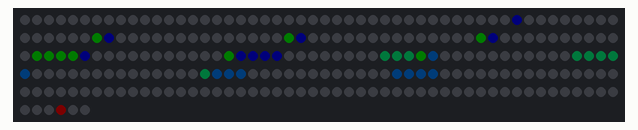
Simulated run of this sketch. Board: ESP32. On the bench: 256 RGB LEDs in strip order, left to right, continuing on the next row. Dim RGB values are drawn brighter than linear; random numbers use the default seed unless the sketch sets one; what the sketch prints to the serial monitor is not drawn.

Above: at 38.5 s.

The sketch:

SnakeAstar.ino
```cpp
#include <Adafruit_NeoPixel.h>
#include "include\snake.h"
#include "include\pathfinding.h"

#define PIN 14
#define BRIGHTNESS 3

Adafruit_NeoPixel strip = Adafruit_NeoPixel(SNAKE_MAX_SIZE, PIN, NEO_GRB + NEO_KHZ800);
Snake snake;
Direction direction = { 1, 0 };
Path path;

#ifdef CONFIG_IDF_TARGET_ESP32S3
  Path emptyPath;
  Snake virtualSnake;
  SemaphoreHandle_t pathReady;

  void pathfindTask(void *) {
    findPath(&snake, &path);
    xSemaphoreGive(pathReady);
    vTaskDelete(nullptr);
  }

  void triggerPathfind() {
    xTaskCreatePinnedToCore(
      pathfindTask, "pf",
      16384,
      nullptr, 2,
      nullptr, 0);
  }

#endif


void updateScreen(Snake *snake);

void setup() {
  Serial.begin(115200);
#ifdef CONFIG_IDF_TARGET_ESP32S3
  pathReady = xSemaphoreCreateBinary();
  initSnake(&virtualSnake);
  emptyPath.sizePath = 0;
  triggerPathfind();
#endif
  initSnake(&snake);

  strip.setBrightness(BRIGHTNESS);
  strip.begin();
  strip.clear();
  strip.show();
}

void loop() {
  if (snake.dead) {
    Serial.print("Dead:");
    Serial.println(snake.score);
    delay(50);
    return;
  }

#ifdef CONFIG_IDF_TARGET_ESP32S3
  xSemaphoreTake(pathReady, portMAX_DELAY);
  const int pathLen = path.sizePath;

  if (pathLen == 0) {
    triggerPathfind();
    return;
  }

  static Direction localPath[SNAKE_MAX_SIZE];
  memcpy(localPath, path.arrPos, pathLen * sizeof(Direction));

  vSnake(&snake, &emptyPath, &virtualSnake);
  for (int i = 0; i < pathLen; i++) {
    run(&snake, localPath[i]);
    if (snake.dead) return;
  }

  triggerPathfind();

  for (int i = 0; i < pathLen; i++) {
    run(&virtualSnake, localPath[i]);
    if (i == pathLen - 1) {
      virtualSnake.foodPosition.x = snake.foodPosition.x;
      virtualSnake.foodPosition.y = snake.foodPosition.y;
    }
    updateScreen(&virtualSnake);
    if (virtualSnake.dead) break;
    delay(100);
  }
#else
  findPath(&snake, &path);
  for (int i = 0; i < path.sizePath; i++) {
    run(&snake, path.arrPos[i]);
    updateScreen(&snake);
    if (snake.dead) break;
    delay(100);
  }
#endif
  Serial.print("Score:");
  Serial.println(snake.score);
}


void updateScreen(Snake *snake ) {
  strip.clear();
  int index;
  float coef;
  int r = 0;
  int g = 0;
  int b = 0;


  for (int i = 0; i < snake->snakeSize; i++) {
    index = snake->snakePosition[i].x * snake->length + snake ->snakePosition[i].y;
    coef = (float)(snake ->snakeSize - 1 - i) / ((float)snake ->snakeSize - 1);
    g = (int)(255 * coef);
    b = 255 - g;
    strip.setPixelColor(index, r, g, b);
  }

  if (snake->foodOnBoard) {
    index = snake->foodPosition.x * snake->length + snake ->foodPosition.y;
    strip.setPixelColor(index, 255, 0, 0);
  }
  strip.show();
}
```

astar.h
```cpp
#ifndef DEF_ASTAR
#define DEF_ASTAR
#include "utils.h"
#include "snake.h"

#ifdef __cplusplus
extern "C" {
#endif

typedef struct Snake Snake;

void astar(Snake *snake, Path *path, int tail, int move, int nodePoolSize, int closedListSize);
int manhattanDistance(Pos a, Pos b);
void getPos(Snake *snake, Node *node, Pos outputPos[], int *outputPosSize, int move);

#ifdef __cplusplus
}
#endif

#endif
```

debugLogging.h
```cpp
#ifndef DEF_DEBUG
#define DEF_DEBUG

void print(const char *msg);
void printInt(int var);

#endif
```

hashTable.h
```cpp
#ifndef DEF_HASHTABLE
#define DEF_HASHTABLE
#define HT_MAX_SIZE 2003

#include "utils.h"

#ifdef __cplusplus
extern "C" {
#endif

typedef struct HTNode HTNode;
struct HTNode {
    Node *key;
    int value;
    struct HTNode *next;
};

int hashFunction(Node *key);
int compareNode(Node *nodeA, Node *nodeB);
void add(HTNode* table[], Node *key, HTNode pool[], int *poolSize, int value);
int retrieve(HTNode *table[], Node *key);

#ifdef __cplusplus
}
#endif

#endif
```

minHeap.h
```cpp
// source : https://www.geeksforgeeks.org/c/c-program-to-implement-min-heap/

#ifndef DEF_MINHEAP
#define DEF_MINHEAP
#include "utils.h"

#ifdef __cplusplus
extern "C" {
#endif

typedef struct NodeInfo NodeInfo;
struct NodeInfo{
    Node *node;
    int fCost;
};

typedef struct Heap Heap;
struct Heap {
    NodeInfo arr[LIST_MAX_SIZE];
    int size;
    int capacity;
};

void createHeap(Heap *h, Node *startNode);
void insert(Heap* h, Node *node);
Node* extractMin(Heap* h);
void insertHelper(Heap* h, int index);
void heapify(Heap* h, int index);
void removeNode(Heap* h, int index);

#ifdef __cplusplus
}
#endif

#endif
```

pathfinding.h
```cpp
#ifndef DEF_PATHFINDING
#define DEF_PATHFINDING
#include "astar.h"
#include "snake.h"
#include "utils.h"

#ifdef __cplusplus
extern "C" {
#endif

void longestPath(Snake *snake, Path *path);
void findPath(Snake *snake, Path *path);
void oneWay(Snake* snake, Path* path);

#ifdef __cplusplus
}
#endif

#endif
```

snake.h
```cpp
#ifndef DEF_SNAKE
#define DEF_SNAKE
#include "utils.h"

#ifdef __cplusplus
extern "C" {
#endif

typedef struct Path Path;

typedef struct Snake Snake;
struct Snake{
    int dead;
    int score;
    int foodOnBoard;
    int length;
    int width;

    int snakeSize;

    Direction direction;
    Direction oldDirection;
    Pos snakePosition[SNAKE_MAX_SIZE];

    Pos snakeHead;
    Pos foodPosition;
};

void run(Snake *snake, Direction direction);

void initSnake(Snake *snake);
void setFood(Snake *snake);
void newHead(Snake *snake);
void changeSide(Snake *snake);
void move(Snake *snake);
int isDead(Snake *snake);
int directionOpposite(Direction a, Direction b);
int isIn(Pos position, Pos tableau[], int size);
void vSnake(Snake *snake, Path *path, Snake *virtualSnake);

#ifdef __cplusplus
}
#endif

#endif
```

utils.h
```cpp
#ifndef DEF_UTILS
#define DEF_UTILS

#include <stdint.h>

#define LIST_MAX_SIZE 10000
#define SNAKE_LENGTH 16
#define SNAKE_WIDTH 16

#define SNAKE_MAX_SIZE SNAKE_LENGTH*SNAKE_WIDTH

#ifdef __cplusplus
extern "C" {
#endif

typedef struct Pos Pos;
struct Pos{
    int8_t x;
    int8_t y;
};

typedef struct Direction Direction;
struct Direction{
    int8_t x;
    int8_t y;
};

extern Direction directions[4];

typedef struct Path Path;
struct Path{
    Direction arrPos[SNAKE_MAX_SIZE*2];
    uint16_t sizePath;
};

typedef struct Node Node;
struct Node{
    Pos pos;
    Direction direction;
    Node *parent;
    uint16_t snakeSize;
    uint16_t gCost;
    uint16_t hCost;
    uint16_t fCost;
};

#ifdef __cplusplus
}
#endif

#endif
```

astar.c
```cpp
#include <stdlib.h>
#include <string.h>
#include "include\astar.h"
#include "include\snake.h"
#include "include\minHeap.h"
#include "include\hashTable.h"
#include "include\utils.h"
#include "include\debugLogging.h"

/**
 * Return the manhattan distance of 2 position in a 2D space
 * https://www.geeksforgeeks.org/data-science/manhattan-distance/
 * @param {Pos} a - first position
 * @param {Pos} b - second position
 * @return {int} - the manhattan distance of the 2 position
 */
int manhattanDistance(Pos a, Pos b){
    return abs(b.x - a.x) + abs(b.y - a.y);
}

void getPos(Snake *snake, Node *node, Pos outputPos[], int *outputPosSize, int move){
    Node *currentNode = node;
    static Path path;
    path.sizePath = 0;
    while(currentNode->parent != NULL){
        // remonter les node precedent et mettre leur direction dans la liste
        path.sizePath++;
        path.arrPos[path.sizePath-1] = currentNode->direction;
        currentNode = currentNode->parent;
    }
    // inverser l'ordre de la liste pour etre dans le bon sens
    int startIndex = 0;
    int endIndex = path.sizePath-1;
    while (startIndex < endIndex){
        Direction temp = path.arrPos[startIndex];
        path.arrPos[startIndex] = path.arrPos[endIndex];
        path.arrPos[endIndex] = temp;
        startIndex++;
        endIndex--;
    }

    memcpy(outputPos, snake->snakePosition, snake->snakeSize * sizeof(Pos));

    *outputPosSize = snake->snakeSize;

    for (int i = 0; i < path.sizePath; i++){
        if (*outputPosSize >= SNAKE_MAX_SIZE){
            move = 1;
        }
        if (move == 0){
            (*outputPosSize)++;
        }
        Pos newPos;
        newPos.x = outputPos[0].x + path.arrPos[i].x;
        newPos.y = outputPos[0].y + path.arrPos[i].y;
        for (int j = *outputPosSize - 1; j > 0; j--){
            outputPos[j] = outputPos[j - 1];
        }
        outputPos[0] = newPos;
    }

}

// Pre allouer tout les nodes en memoire
static Node nodePool[LIST_MAX_SIZE];
static HTNode closedListPool[HT_MAX_SIZE];

/**
 * Find a path to the food using the A* algorithm
 * https://www.geeksforgeeks.org/dsa/a-search-algorithm/
 *
 * @param {Snake} snake
 * @param {Path} path - path struct where the path founded is writed
 * @param {int} tail - set the goal at the end of the snake
 * @param {int} move - set if the snake grow or not when it move
 * @param {int} nodePoolSize - current index of the node pool
 * @param {int} closedListSize - current index of the closed list pool
 */
void astar(Snake *snake, Path *path, int tail, int move, int nodePoolSize, int closedListSize){
    // definir la taille maximum du path : 2 fois la taille de la matrice de led
    int maxG = snake->length * snake->width * 2;
    // position de depart : la tete du serpent
    Pos start = snake->snakePosition[0];

    // liste pour verifier si un node a deja ete visitÃ©
    HTNode* closedList[HT_MAX_SIZE] = {NULL};

    static Pos snakePosition[SNAKE_MAX_SIZE];
    int snakePositionSize = 0;

    memset(closedList, 0, sizeof(closedList));

    Pos goal;
    if (tail){
        // on va vers la queue
        goal = snake->snakePosition[snake->snakeSize-1];
    }
    else{
        goal = snake->foodPosition;
    }

    // creation du 1er node
    Node startNode;
    startNode.pos = start;
    startNode.direction.x = 0;
    startNode.direction.y = 0;
    startNode.parent = NULL;
    startNode.snakeSize = snake->snakeSize;
    startNode.gCost = 0;
    startNode.hCost = manhattanDistance(start, goal);
    startNode.fCost = startNode.gCost + startNode.hCost;

    path->sizePath = 0;

    // liste qui garde toujour le node avec le cout le moin grande en 1er
    Heap minHeap;
    createHeap(&minHeap, &startNode);

    while(minHeap.size > 0){
        // recuperer le node suivant et l'ajouter a la liste fermÃ©e
        Node *currentNode = extractMin(&minHeap);

        if (closedListSize >= HT_MAX_SIZE){
            print("Exit: astar.c line 134");
            exit(EXIT_FAILURE);
        }
        add(closedList, currentNode, closedListPool, &closedListSize, 1);

        // verifier que on est dans les limite de taille
        if (currentNode->gCost >= maxG){
            continue;
        }

        // si la position est celle de l'objectif
        if (currentNode->pos.x == goal.x && currentNode->pos.y == goal.y){
            while(currentNode->parent != NULL){
                // remonter les node precedent et mettre leur direction dans la liste
                path->sizePath++;
                path->arrPos[path->sizePath-1] = currentNode->direction;
                currentNode = currentNode->parent;
            }
            // inverser l'ordre de la liste pour etre dans le bon sens
            int startIndex = 0;
            int endIndex = path->sizePath-1;
            while (startIndex < endIndex){
                Direction temp = path->arrPos[startIndex];
                path->arrPos[startIndex] = path->arrPos[endIndex];
                path->arrPos[endIndex] = temp;
                startIndex++;
                endIndex--;
            }

            if (tail == 0){
                // verifier que il y a un acces a la queue, empeche le serpent de s'enfermÃ© sur lui meme
                Snake virtualSnake;
                static Path tailPath;
                vSnake(snake, path, &virtualSnake);
                astar(&virtualSnake, &tailPath, 1, 0, nodePoolSize, closedListSize);

                if (tailPath.sizePath > 0){
                    return;
                }

                path->sizePath = 0;
                continue;
            }
            return;
        }

        getPos(snake, currentNode, snakePosition, &snakePositionSize, move);
        // pour chaque direction (haut, bas, droite, gauche) une nouvelle position
        for (int i = 0; i < 4; i++){
            Pos next = {currentNode->pos.x + directions[i].x,
                currentNode->pos.y + directions[i].y};

            // Vérifier les limites
            if (next.x < 0 || next.x >= snake->width ||
                next.y < 0 || next.y >= snake->length){
                continue;
            }

            if (isIn(next, snakePosition, snakePositionSize - 1)){
                continue;
            }

            if (nodePoolSize >= LIST_MAX_SIZE){
                print("Exit: astar.c line 195");
                exit(EXIT_FAILURE);
            }
            Node *newNode = &nodePool[nodePoolSize];
            nodePoolSize++;

            // ajouter les informations au nouveau node
            newNode->pos.x = next.x;
            newNode->pos.y = next.y;

            newNode->direction = directions[i];
            newNode->parent = currentNode;
            newNode->snakeSize = snakePositionSize;

            if (move == 0){
                newNode->snakeSize++;
            }

            newNode->gCost = currentNode->gCost + 1;
            newNode->hCost = manhattanDistance(newNode->pos, goal);
            newNode->fCost = newNode->gCost + newNode->hCost;

            // verifier si le nouveau node n'a pas deja ete visite
            if (retrieve(closedList, newNode) != 0){
                continue;
            }

            // verifier si un node avec la meme position est deja dans la liste ouverte
            Node *existingNode = NULL;
            int j;
            for (j = 0; j < minHeap.size; j++){
                if(newNode->pos.x == minHeap.arr[j].node->pos.x && newNode->pos.y == minHeap.arr[j].node->pos.y){
                    existingNode = minHeap.arr[j].node;
                    break;
                }
            }

            // si non on ajoute le nouveau node dans la liste ouverte
            if (existingNode == NULL){
                insert(&minHeap, newNode);
            }

            // si oui on regarde si le cout g est plus petit que celui existant et on le remplace
            else if(newNode->gCost < existingNode->gCost){
                removeNode(&minHeap, j);
                insert(&minHeap, newNode);
            }
        }
    }
    return;
}
```

debugLogging.cpp
```cpp
#include <Arduino.h>
extern "C" {
  #include "include\debugLogging.h"
}

void print(const char *msg) {
  Serial.println(msg);
}

void printInt(int var){
  Serial.println(var);
}
```

hashTable.c
```cpp
#include <stdlib.h>
#include "include\hashTable.h"
#include "include\utils.h"
#include "include\debugLogging.h"

// https://www.geeksforgeeks.org/dsa/hash-table-data-structure/

/**
 * Compare 2 node based on their position and G cost
 * @param {Node} nodeA - first node
 * @param {Node} nodeB - seconde node
 * @return {int} - 1 if they are the same else 0
 */
int compareNode(Node *nodeA, Node *nodeB){
    return (nodeA->pos.x == nodeB->pos.x &&
            nodeA->pos.y == nodeB->pos.y);
}

/**
 * Hash a node to get is index in the list
 * @param {Node} key
 * @return {int} - index of the node
 */
int hashFunction(Node *key) {
    int hash = key->pos.x * SNAKE_LENGTH + key->pos.y;
    return hash % HT_MAX_SIZE;
}

/**
 * Add a node to the hash table
 * No collision detection
 * @param {HTNode} table - the hash table where the node is added
 * @param {Node} key - the node to add
 * @param {int} value - the value associated with the node
 */
void add(HTNode* table[], Node *key, HTNode pool[], int *poolIndex, int value) {
    int i = hashFunction(key);
    if (*poolIndex >= LIST_MAX_SIZE) {
        print("Exit: hashTable.c line 43");
        exit(EXIT_FAILURE);
    }

    HTNode *n = &pool[*poolIndex];
    (*poolIndex)++;
    n->key = key;
    n->value = value;
    n->next = table[i];
    table[i] = n;
}

/**
 * look if a node is already in the table
 * @param {HTNode} table - the hash table
 * @param {Node} key - the node to check
 * @return {int} - 1 if a correspondant node is founded else 0
 */
int retrieve(HTNode *table[], Node *key) {
    HTNode *n = table[hashFunction(key)];

    while (n) {
        if (compareNode(n->key, key))
            return n->value;
        n = n->next;
    }

    return 0;
}
```

utils.c
```cpp
#include "include\utils.h"

Direction directions[4] = {
    {1, 0},
    {0, 1},
    {-1, 0},
    {0, -1}
};
```

Source omitted: minHeap.c (2781 bytes), pathfinding.c (2809 bytes), snake.c (5117 bytes)
